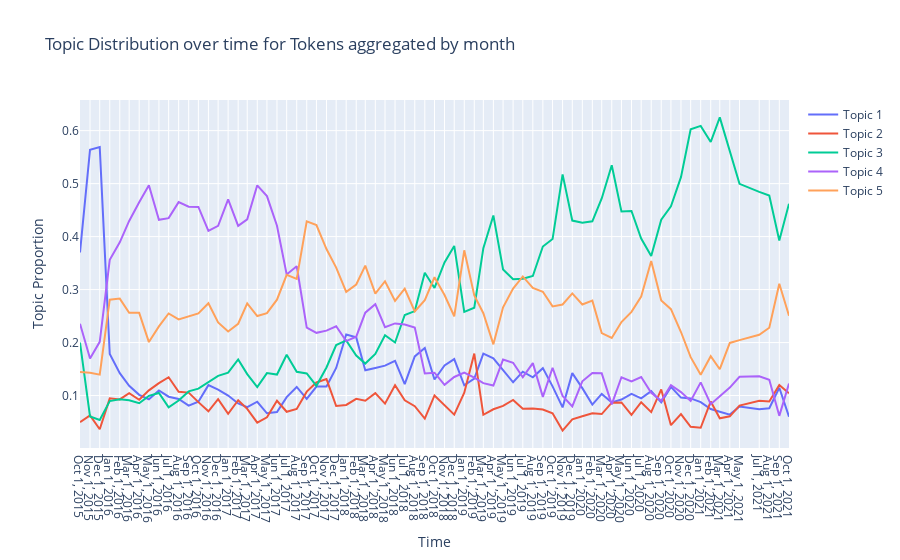

Notebook cell for this chart:
### Code cell
fig = go.Figure()
for i in range(1,6):
    fig.add_trace(go.Scatter(x=df_by_month['date'], y=df_by_month[str(i)],
                             mode='lines',
                             name='Topic ' + str(i)))
fig.update_layout(title='Topic Distribution over time for Tokens aggregated by month',
                  xaxis = dict(title='Time',
                            tick0 = df_by_month['date'].iloc[0],
                            tickvals = df_by_month['date'],
                            #ticktext = df_by_month['date']
                            ),
                  yaxis_title='Topic Proportion')
fig.write_html("plotly_topic_distr_monthwise.html")
fig.show()
